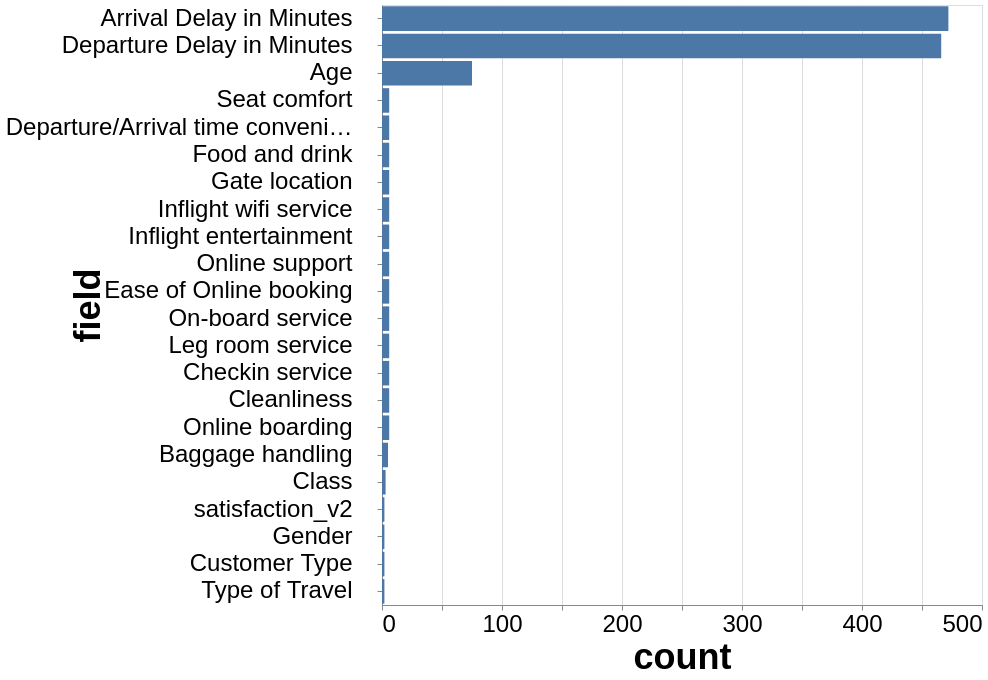

Write the Vega-Lite specification saved for this chart.
### Vega-Lite specification from a JSON file in a GitHub repository (floating-point values rounded to 4 significant figures)
{"config": {"view": {}, "mark": {}, "axis": {"labelFontSize": 24, "titleFontSize": 36}}, "data": {"name": "data-fd22828f7bf89e47944ade0096e1ab34"}, "mark": "bar", "encoding": {"x": {"type": "quantitative", "field": "count"}, "y": {"type": "nominal", "axis": {"labelLimit": 350, "labelPadding": 25, "titlePadding": 75}, "field": "field", "sort": {"field": "count", "order": "descending"}}}, "height": 600, "transform": [{"filter": "(datum.count < 1000)"}], "width": 600, "$schema": "https://vega.github.io/schema/vega-lite/v5.json", "datasets": {"data-fd22828f7bf89e47944ade0096e1ab34": [{"field": "id", "count": 129880}, {"field": "satisfaction_v2", "count": 2}, {"field": "Gender", "count": 2}, {"field": "Customer Type", "count": 2}, {"field": "Age", "count": 75}, {"field": "Type of Travel", "count": 2}, {"field": "Class", "count": 3}, {"field": "Flight Distance", "count": 5398}, {"field": "Seat comfort", "count": 6}, {"field": "Departure/Arrival time convenient", "count": 6}, {"field": "Food and drink", "count": 6}, {"field": "Gate location", "count": 6}, {"field": "Inflight wifi service", "count": 6}, {"field": "Inflight entertainment", "count": 6}, {"field": "Online support", "count": 6}, {"field": "Ease of Online booking", "count": 6}, {"field": "On-board service", "count": 6}, {"field": "Leg room service", "count": 6}, {"field": "Baggage handling", "count": 5}, {"field": "Checkin service", "count": 6}, {"field": "Cleanliness", "count": 6}, {"field": "Online boarding", "count": 6}, {"field": "Departure Delay in Minutes", "count": 466}, {"field": "Arrival Delay in Minutes", "count": 472}]}}
